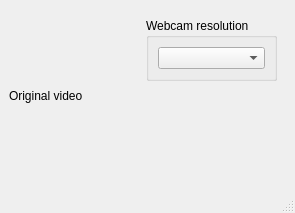
<?xml version="1.0" encoding="UTF-8"?>
<ui version="4.0">
 <class>MainWindow</class>
 <widget class="QMainWindow" name="MainWindow">
  <property name="geometry">
   <rect>
    <x>0</x>
    <y>0</y>
    <width>295</width>
    <height>213</height>
   </rect>
  </property>
  <property name="windowTitle">
   <string>MainWindow</string>
  </property>
  <widget class="QWidget" name="centralwidget">
   <layout class="QHBoxLayout" name="horizontalLayout">
    <item>
     <widget class="QLabel" name="lOrig">
      <property name="text">
       <string>Original video</string>
      </property>
     </widget>
    </item>
    <item>
     <widget class="QWidget" name="wControls" native="true">
      <layout class="QVBoxLayout" name="verticalLayout">
       <item>
        <widget class="QGroupBox" name="gbWebcamResolution">
         <property name="title">
          <string>Webcam resolution</string>
         </property>
         <layout class="QVBoxLayout" name="verticalLayout_2">
          <item>
           <widget class="QComboBox" name="cbWebcamResolution"/>
          </item>
         </layout>
        </widget>
       </item>
       <item>
        <spacer name="verticalSpacer">
         <property name="orientation">
          <enum>Qt::Vertical</enum>
         </property>
         <property name="sizeHint" stdset="0">
          <size>
           <width>20</width>
           <height>40</height>
          </size>
         </property>
        </spacer>
       </item>
      </layout>
     </widget>
    </item>
   </layout>
  </widget>
  <widget class="QMenuBar" name="menubar">
   <property name="geometry">
    <rect>
     <x>0</x>
     <y>0</y>
     <width>295</width>
     <height>21</height>
    </rect>
   </property>
  </widget>
  <widget class="QStatusBar" name="statusbar"/>
 </widget>
 <resources/>
 <connections/>
</ui>
